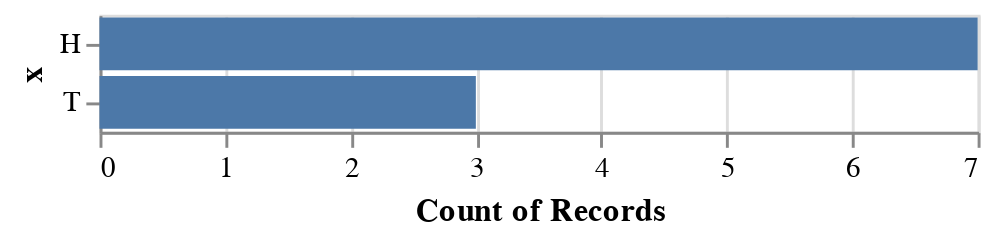

The code cell stored with this chart in its notebook:
### Markdown cell above
An effective way of visualizing such categorical data is using a bar plot:

### Code cell
alt.Chart(pd.DataFrame(dict(x=x))).mark_bar().encode(
    y='x',
    x='count(*)'
)

### Figure 1 — Vega-Lite specification as saved in the notebook (floating-point values rounded to 4 significant figures)
{"$schema": "https://vega.github.io/schema/vega-lite/v1.2.1.json", "data": {"values": [{"x": "T"}, {"x": "H"}, {"x": "H"}, {"x": "H"}, {"x": "T"}, {"x": "T"}, {"x": "H"}, {"x": "H"}, {"x": "H"}, {"x": "H"}]}, "encoding": {"x": {"aggregate": "count", "field": "*"}, "y": {"field": "x", "type": "nominal"}}, "mark": "bar"}
